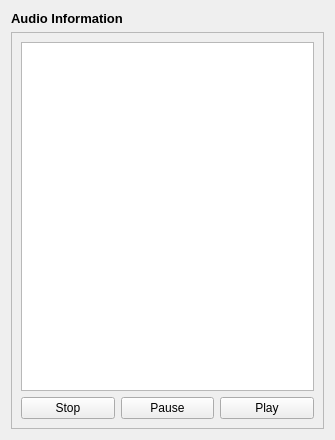
<?xml version="1.0" encoding="UTF-8"?>
<ui version="4.0">
 <class>AudioInfoWidget</class>
 <widget class="QWidget" name="AudioInfoWidget">
  <property name="geometry">
   <rect>
    <x>0</x>
    <y>0</y>
    <width>335</width>
    <height>440</height>
   </rect>
  </property>
  <property name="font">
   <font>
    <family>Segoe UI</family>
   </font>
  </property>
  <property name="windowTitle">
   <string>Form</string>
  </property>
  <layout class="QGridLayout" name="gridLayout">
   <item row="1" column="1">
    <widget class="QFrame" name="frame">
     <property name="frameShape">
      <enum>QFrame::StyledPanel</enum>
     </property>
     <property name="frameShadow">
      <enum>QFrame::Raised</enum>
     </property>
     <layout class="QGridLayout" name="gridLayout_2">
      <item row="1" column="2">
       <widget class="QPushButton" name="playButton">
        <property name="text">
         <string>Play</string>
        </property>
       </widget>
      </item>
      <item row="0" column="0" colspan="3">
       <widget class="QTableWidget" name="tableWidget">
        <property name="editTriggers">
         <set>QAbstractItemView::NoEditTriggers</set>
        </property>
        <property name="cornerButtonEnabled">
         <bool>false</bool>
        </property>
        <property name="columnCount">
         <number>2</number>
        </property>
        <attribute name="horizontalHeaderVisible">
         <bool>false</bool>
        </attribute>
        <attribute name="verticalHeaderVisible">
         <bool>false</bool>
        </attribute>
        <column/>
        <column/>
       </widget>
      </item>
      <item row="1" column="0">
       <widget class="QPushButton" name="stopButton">
        <property name="text">
         <string>Stop</string>
        </property>
       </widget>
      </item>
      <item row="1" column="1">
       <widget class="QPushButton" name="pauseButton">
        <property name="text">
         <string>Pause</string>
        </property>
       </widget>
      </item>
     </layout>
    </widget>
   </item>
   <item row="0" column="1">
    <widget class="QLabel" name="label">
     <property name="font">
      <font>
       <pointsize>10</pointsize>
       <weight>75</weight>
       <bold>true</bold>
      </font>
     </property>
     <property name="text">
      <string>Audio Information</string>
     </property>
    </widget>
   </item>
  </layout>
 </widget>
 <resources/>
 <connections/>
</ui>
